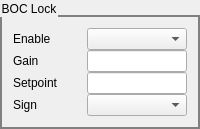
        <widget class="QGroupBox" name="groupBox_5">
         <property name="styleSheet">
          <string notr="true">QGroupBox {
    border: 2px solid gray;

    margin-top: 15px;
}
</string>
         </property>
         <property name="title">
          <string>BOC Lock</string>
         </property>
         <layout class="QVBoxLayout" name="verticalLayout_3">
          <property name="spacing">
           <number>6</number>
          </property>
          <item>
           <layout class="QGridLayout" name="gridLayout_7" columnstretch="0,0,0">
            <property name="verticalSpacing">
             <number>0</number>
            </property>
            <item row="0" column="2">
             <widget class="PyDMEnumComboBox" name="PyDMEnumComboBox">
              <property name="maximumSize">
               <size>
                <width>100</width>
                <height>16777215</height>
               </size>
              </property>
              <property name="toolTip">
               <string/>
              </property>
              <property name="alarmSensitiveContent" stdset="0">
               <bool>false</bool>
              </property>
              <property name="alarmSensitiveBorder" stdset="0">
               <bool>false</bool>
              </property>
              <property name="PyDMToolTip" stdset="0">
               <string/>
              </property>
              <property name="monitorDisp" stdset="0">
               <bool>false</bool>
              </property>
              <property name="channel" stdset="0">
               <string>ca://${BASE}:LOCK_ENABLE</string>
              </property>
             </widget>
            </item>
            <item row="3" column="2">
             <widget class="PyDMEnumComboBox" name="PyDMEnumComboBox_2">
              <property name="maximumSize">
               <size>
                <width>100</width>
                <height>16777215</height>
               </size>
              </property>
              <property name="toolTip">
               <string/>
              </property>
              <property name="alarmSensitiveContent" stdset="0">
               <bool>false</bool>
              </property>
              <property name="alarmSensitiveBorder" stdset="0">
               <bool>false</bool>
              </property>
              <property name="PyDMToolTip" stdset="0">
               <string/>
              </property>
              <property name="monitorDisp" stdset="0">
               <bool>false</bool>
              </property>
              <property name="channel" stdset="0">
               <string>ca://${BASE}:LOCK_SIGN</string>
              </property>
             </widget>
            </item>
            <item row="0" column="0">
             <widget class="QLabel" name="label_43">
              <property name="maximumSize">
               <size>
                <width>150</width>
                <height>16777215</height>
               </size>
              </property>
              <property name="text">
               <string>Enable</string>
              </property>
             </widget>
            </item>
            <item row="2" column="2">
             <widget class="PyDMLineEdit" name="PyDMLineEdit_18">
              <property name="maximumSize">
               <size>
                <width>100</width>
                <height>16777215</height>
               </size>
              </property>
              <property name="toolTip">
               <string/>
              </property>
              <property name="precision" stdset="0">
               <number>0</number>
              </property>
              <property name="showUnits" stdset="0">
               <bool>false</bool>
              </property>
              <property name="precisionFromPV" stdset="0">
               <bool>true</bool>
              </property>
              <property name="alarmSensitiveContent" stdset="0">
               <bool>false</bool>
              </property>
              <property name="alarmSensitiveBorder" stdset="0">
               <bool>true</bool>
              </property>
              <property name="PyDMToolTip" stdset="0">
               <string/>
              </property>
              <property name="monitorDisp" stdset="0">
               <bool>false</bool>
              </property>
              <property name="channel" stdset="0">
               <string>ca://${BASE}:LOCK_SETPOINT</string>
              </property>
             </widget>
            </item>
            <item row="1" column="2">
             <widget class="PyDMLineEdit" name="PyDMLineEdit_17">
              <property name="maximumSize">
               <size>
                <width>100</width>
                <height>16777215</height>
               </size>
              </property>
              <property name="toolTip">
               <string/>
              </property>
              <property name="precision" stdset="0">
               <number>0</number>
              </property>
              <property name="showUnits" stdset="0">
               <bool>false</bool>
              </property>
              <property name="precisionFromPV" stdset="0">
               <bool>true</bool>
              </property>
              <property name="alarmSensitiveContent" stdset="0">
               <bool>false</bool>
              </property>
              <property name="alarmSensitiveBorder" stdset="0">
               <bool>true</bool>
              </property>
              <property name="PyDMToolTip" stdset="0">
               <string/>
              </property>
              <property name="monitorDisp" stdset="0">
               <bool>false</bool>
              </property>
              <property name="channel" stdset="0">
               <string>ca://${BASE}:LOCK_GAIN</string>
              </property>
             </widget>
            </item>
            <item row="0" column="1">
             <widget class="PyDMLabel" name="PyDMLabel_43">
              <property name="maximumSize">
               <size>
                <width>100</width>
                <height>16777215</height>
               </size>
              </property>
              <property name="toolTip">
               <string/>
              </property>
              <property name="precision" stdset="0">
               <number>0</number>
              </property>
              <property name="showUnits" stdset="0">
               <bool>true</bool>
              </property>
              <property name="precisionFromPV" stdset="0">
               <bool>true</bool>
              </property>
              <property name="alarmSensitiveContent" stdset="0">
               <bool>false</bool>
              </property>
              <property name="alarmSensitiveBorder" stdset="0">
               <bool>true</bool>
              </property>
              <property name="PyDMToolTip" stdset="0">
               <string/>
              </property>
              <property name="channel" stdset="0">
               <string>ca://${BASE}:LOCK_ENABLE_RBCK</string>
              </property>
              <property name="enableRichText" stdset="0">
               <bool>false</bool>
              </property>
             </widget>
            </item>
            <item row="3" column="0">
             <widget class="QLabel" name="label_45">
              <property name="maximumSize">
               <size>
                <width>150</width>
                <height>16777215</height>
               </size>
              </property>
              <property name="text">
               <string>Sign</string>
              </property>
             </widget>
            </item>
            <item row="1" column="1">
             <widget class="PyDMLabel" name="PyDMLabel_38">
              <property name="maximumSize">
               <size>
                <width>100</width>
                <height>16777215</height>
               </size>
              </property>
              <property name="toolTip">
               <string/>
              </property>
              <property name="precision" stdset="0">
               <number>0</number>
              </property>
              <property name="showUnits" stdset="0">
               <bool>false</bool>
              </property>
              <property name="precisionFromPV" stdset="0">
               <bool>true</bool>
              </property>
              <property name="alarmSensitiveContent" stdset="0">
               <bool>false</bool>
              </property>
              <property name="alarmSensitiveBorder" stdset="0">
               <bool>true</bool>
              </property>
              <property name="PyDMToolTip" stdset="0">
               <string/>
              </property>
              <property name="channel" stdset="0">
               <string>ca://${BASE}:LOCK_GAIN_RBCK</string>
              </property>
              <property name="enableRichText" stdset="0">
               <bool>false</bool>
              </property>
             </widget>
            </item>
            <item row="2" column="0">
             <widget class="QLabel" name="label_48">
              <property name="maximumSize">
               <size>
                <width>150</width>
                <height>16777215</height>
               </size>
              </property>
              <property name="text">
               <string>Setpoint</string>
              </property>
             </widget>
            </item>
            <item row="1" column="0">
             <widget class="QLabel" name="label_44">
              <property name="maximumSize">
               <size>
                <width>150</width>
                <height>16777215</height>
               </size>
              </property>
              <property name="text">
               <string>Gain</string>
              </property>
             </widget>
            </item>
            <item row="3" column="1">
             <widget class="PyDMLabel" name="PyDMLabel_45">
              <property name="maximumSize">
               <size>
                <width>100</width>
                <height>16777215</height>
               </size>
              </property>
              <property name="toolTip">
               <string/>
              </property>
              <property name="precision" stdset="0">
               <number>0</number>
              </property>
              <property name="showUnits" stdset="0">
               <bool>true</bool>
              </property>
              <property name="precisionFromPV" stdset="0">
               <bool>true</bool>
              </property>
              <property name="alarmSensitiveContent" stdset="0">
               <bool>false</bool>
              </property>
              <property name="alarmSensitiveBorder" stdset="0">
               <bool>true</bool>
              </property>
              <property name="PyDMToolTip" stdset="0">
               <string/>
              </property>
              <property name="channel" stdset="0">
               <string>ca://${BASE}:LOCK_SIGN_RBCK</string>
              </property>
              <property name="enableRichText" stdset="0">
               <bool>false</bool>
              </property>
             </widget>
            </item>
            <item row="2" column="1">
             <widget class="PyDMLabel" name="PyDMLabel_46">
              <property name="maximumSize">
               <size>
                <width>100</width>
                <height>16777215</height>
               </size>
              </property>
              <property name="toolTip">
               <string/>
              </property>
              <property name="precision" stdset="0">
               <number>0</number>
              </property>
              <property name="showUnits" stdset="0">
               <bool>true</bool>
              </property>
              <property name="precisionFromPV" stdset="0">
               <bool>true</bool>
              </property>
              <property name="alarmSensitiveContent" stdset="0">
               <bool>false</bool>
              </property>
              <property name="alarmSensitiveBorder" stdset="0">
               <bool>true</bool>
              </property>
              <property name="PyDMToolTip" stdset="0">
               <string/>
              </property>
              <property name="channel" stdset="0">
               <string>ca://${BASE}:LOCK_SETPOINT_RBCK</string>
              </property>
              <property name="enableRichText" stdset="0">
               <bool>false</bool>
              </property>
             </widget>
            </item>
           </layout>
          </item>
         </layout>
        </widget>
